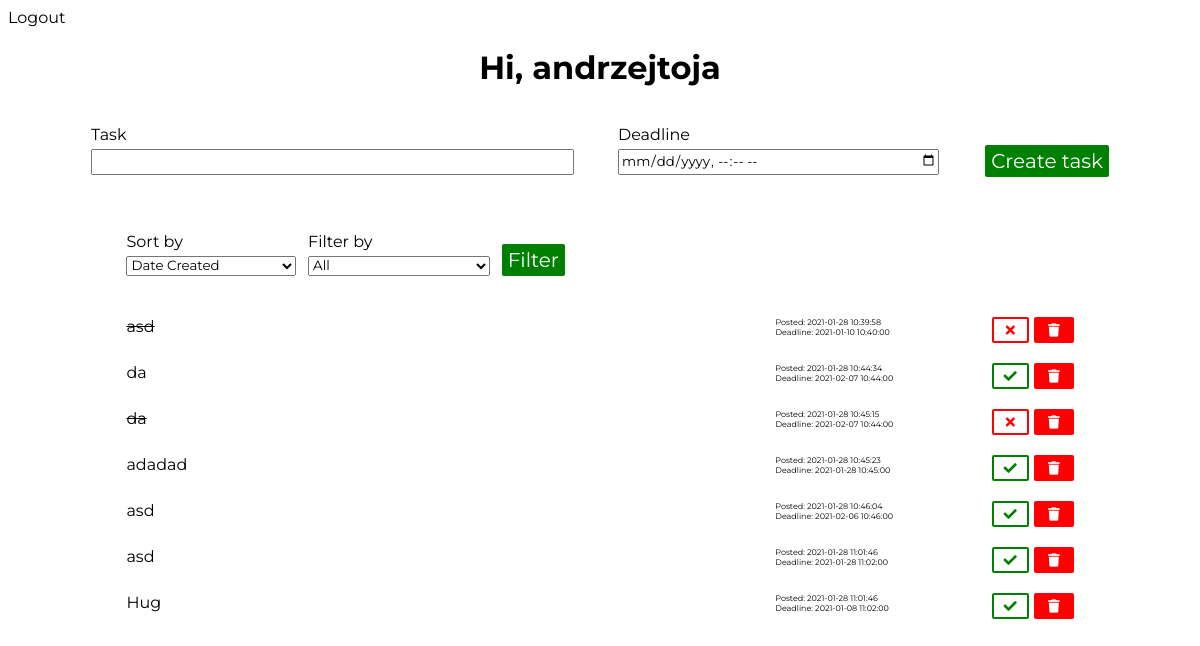
The page /menu (signed in) on the database as committed earlier.
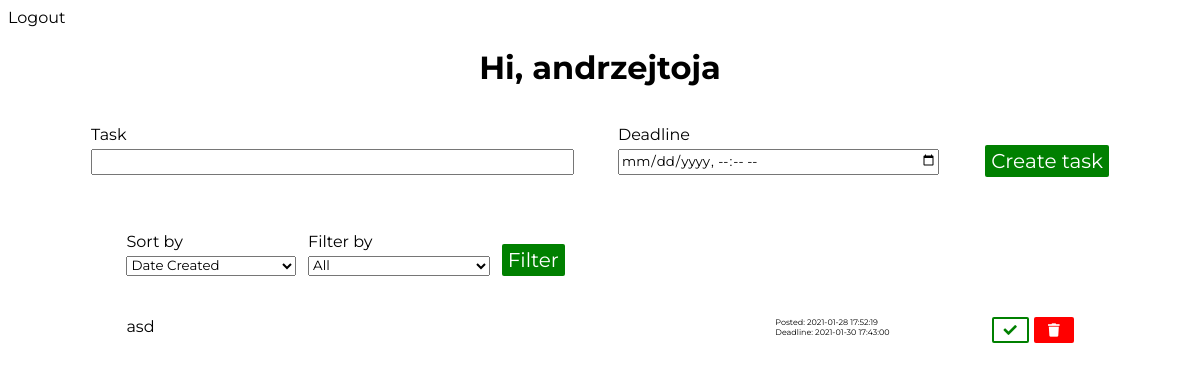
The same page on the database as committed later.
### app/models.py (models this page shows, shortened)
class User(UserMixin, db.Model):
    id = db.Column(db.Integer, primary_key=True)
    username = db.Column(db.String(64), index=True, unique=True)
    email = db.Column(db.String(64), index=True, unique=True)
    password_hash = db.Column(db.String(128))
    tasks = db.relationship('Task', backref='author', lazy='dynamic')
    def get_tasks(self):
        return Task.query.filter_by(user_id=self.id)

class Task(db.Model):
    id = db.Column(db.Integer, primary_key=True)
    task = db.Column(db.String(140))
    timestamp = db.Column(db.DateTime, index=True, default=datetime.now())
    deadline = db.Column(db.DateTime, index=True)
    is_completed = db.Column(db.Boolean, default=False)
    user_id = db.Column(db.Integer, db.ForeignKey('user.id'))

### app/routes.py (the view)
@app.route('/menu', methods=['GET', 'POST'])
def menu():
    task_form = TaskForm()
    filter_form = FilterForm()
    tasks = current_user.get_tasks()
    if task_form.validate_on_submit():
        task = Task(task=task_form.task.data, deadline=task_form.deadline.data, author=current_user)
        db.session.add(task)
        db.session.commit()
        tasks = current_user.get_tasks()
        return redirect('menu')
    if filter_form.validate_on_submit():
        tasks = current_user.get_tasks_filtered(filter_form.sort_by.data, filter_form.filter_by.data)
    return render_template('menu.html', user = current_user, form=task_form, filter_form=filter_form, tasks=tasks, date=datetime.now())

### app/forms.py (shortened to what this page needs)
class TaskForm(FlaskForm):
    task = StringField('Task', validators=[DataRequired()])
    deadline = DateTimeLocalField('Deadline', validators=[DataRequired()], format='%Y-%m-%dT%H:%M')
    submit1 = SubmitField('Create task')

class FilterForm(FlaskForm):
    sort_by = SelectField('Sort by', choices=['Date Created', 'Deadline'], validators=[])
    filter_by = SelectField('Filter by', choices=['All', 'Completed', "Uncompleted"], validators=[])
    submit2 = SubmitField('Filter')

### app/models.py (called while the page is built)
@login.user_loader
def load_user(id):
    return User.query.get(int(id))

### app/templates/menu.html (shortened to what this page needs)
<!DOCTYPE html>
<html lang="en">
<head>
    <link href="{{ url_for('static', filename='css/main.css') }}" rel="stylesheet">
    <link href="{{ url_for('static', filename='css/menu.css') }}" rel="stylesheet">
    <link rel="stylesheet" href="https://cdnjs.cloudflare.com/ajax/libs/font-awesome/5.15.2/css/all.min.css" />
</head>
<body>
    <nav class="navbar">
        <a class="logout" href={{ url_for("logout") }}>Logout</a>
    </nav>
    <header class="header">
        <h1>Hi, {{ user.username }}</h1>
    </header>
    <form action="" method="POST" class="add-task">
        <div class="task-form">
            <p class="task-input">
                {{ form.task.label }}
                {{ form.task(class_="form-elem input") }}
            </p>
            <p class="deadline">
                {{ form.deadline.label }}
                {{ form.deadline(class_="form-elem date-input", type="datetime-local") }}
            </p>
            <p class="submit-div">
                {{ form.submit1(class_="submit create") }}
            </p>
        </div>
    </form>
    <form action="" method="POST" class="select">
        <div class="filter-form">
            <p class="sort-by">
                {{ filter_form.sort_by.label }}
                {{ filter_form.sort_by(class_="form-elem") }}
            </p>
            <p class="filter-by">
                {{ filter_form.filter_by.label }}
                {{ filter_form.filter_by(class_="form-elem") }}
            </p>
            <p class="submit-filter">
                {{ filter_form.submit2(class_="submit filter") }}
            </p>
        </div>
    </form>
    <div class="tasks">
        {% for task in tasks %}
            <div class="task">
                <div class="task-value">
                    {% if task.is_completed %}
                        <s>{{ task.task }}</s>
                    {% else %}
                        {{ task.task }}
                    {% endif %}
                </div>
                <div class="dates">
                    <div class="date">
                        Posted: {{ task.timestamp.strftime("%Y-%m-%d %H:%M:%S") }}
                    </div>
                    <div class="date">
                        Deadline: {{ task.deadline }}
                    </div>
                </div>
                <div class="complete">
                    <form action={{ "/change_status/" + task.id|string }}>
                        {% if task.is_completed %}
                            <button type="submit" class="not-completed"><i class="fas fa-times"></i></button>
                        {% else %}
                            <button type="submit" class="completed"><i class="fas fa-check"></i></button>
                        {% endif %}
                    </form>
                </div>
                <div class="del">
                    <form action={{ "/delete/" + task.id|string }}>
                        <button type="submit" class="delete"><i class="fas fa-trash"></i></button>
                    </form>
                </div>
            </div>
        {% endfor %}
    </div>
</body>
</html>

### app/static/css/main.css (style rules this page uses)
body, select, input, button { font-family: "Montserrat", serif }
.form-elem { margin-top: 5px; margin-bottom: 25px; width: 99%; }
.submit { background-color: green; border: none; color: white; font-family: "Montserrat", serif; font-size: 1.25rem; width: 100%; height: 2rem; border-radius: 2px; cursor: pointer; }

### app/static/css/menu.css (style rules this page uses)
.header { width: 90%; margin: auto; text-align: center; }
a { color: black; text-decoration: none; }
.task-form, .errors { display: flex; justify-content: space-around; width: 90%; margin: auto; }
.task-input { width: 45%; }
.deadline { width: 30%; }
.form-elem { height: 1.25rem; }
.create { margin-top: 20px; }
.date-input { padding-bottom: 2px; }
.tasks { width: 80%; margin: auto; }
.task { display: flex; margin-bottom: 20px; }
.task-value { flex: 3; }
.delete { align-self: flex-end; }
.dates { flex: 1; }
.date { font-size: 0.5rem; }
.delete { background-color: red; border: none; color: white; border-radius: 2px; padding: 5px 14px; }
.completed { background-color: white; border: 2px solid green; color: green; border-radius: 2px; padding: 3px 10px; margin-right: 5px; }
.filter-form { width: 80%; margin: auto; display: flex; }
.filter-by, .submit-filter { margin-left: 10px; }
.filter { margin-top: 12px; }

Rows that differ between the two databases and show on the page:
removed Task: task "asd", timestamp "2021-01-28 10:39:58", deadline "2021-01-10 10:40:00", is_completed True (drawn)
removed Task: task "da", timestamp "2021-01-28 10:44:34", deadline "2021-02-07 10:44:00", is_completed False (drawn)
removed Task: task "da", timestamp "2021-01-28 10:45:15", deadline "2021-02-07 10:44:00", is_completed True (drawn)
removed Task: task "adadad", timestamp "2021-01-28 10:45:23", deadline "2021-01-28 10:45:00", is_completed False (drawn)
removed Task: task "asd", timestamp "2021-01-28 10:46:04", deadline "2021-02-06 10:46:00", is_completed False (drawn)
removed Task: task "asd", timestamp "2021-01-28 11:01:46", deadline "2021-01-28 11:02:00", is_completed False (drawn)
removed Task: task "Hug", timestamp "2021-01-28 11:01:46", deadline "2021-01-08 11:02:00", is_completed False (drawn)
added Task: task "asd", timestamp "2021-01-28 17:52:19", deadline "2021-01-30 17:43:00", is_completed False (drawn)
